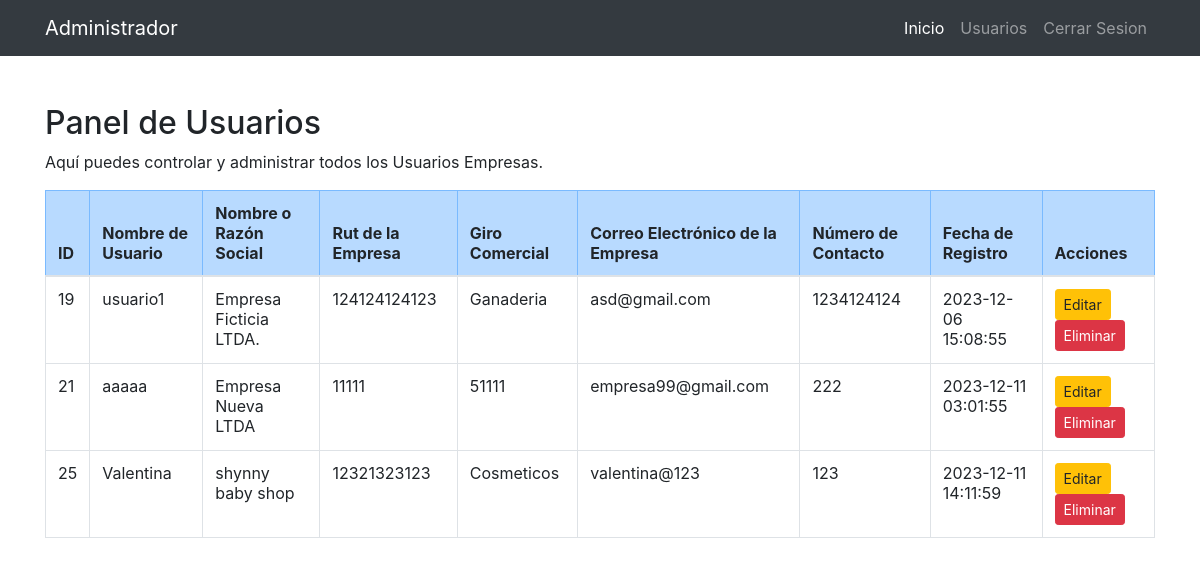
The app's page /secciones/admin/usuarios/usuarios_empresas.php, older data.
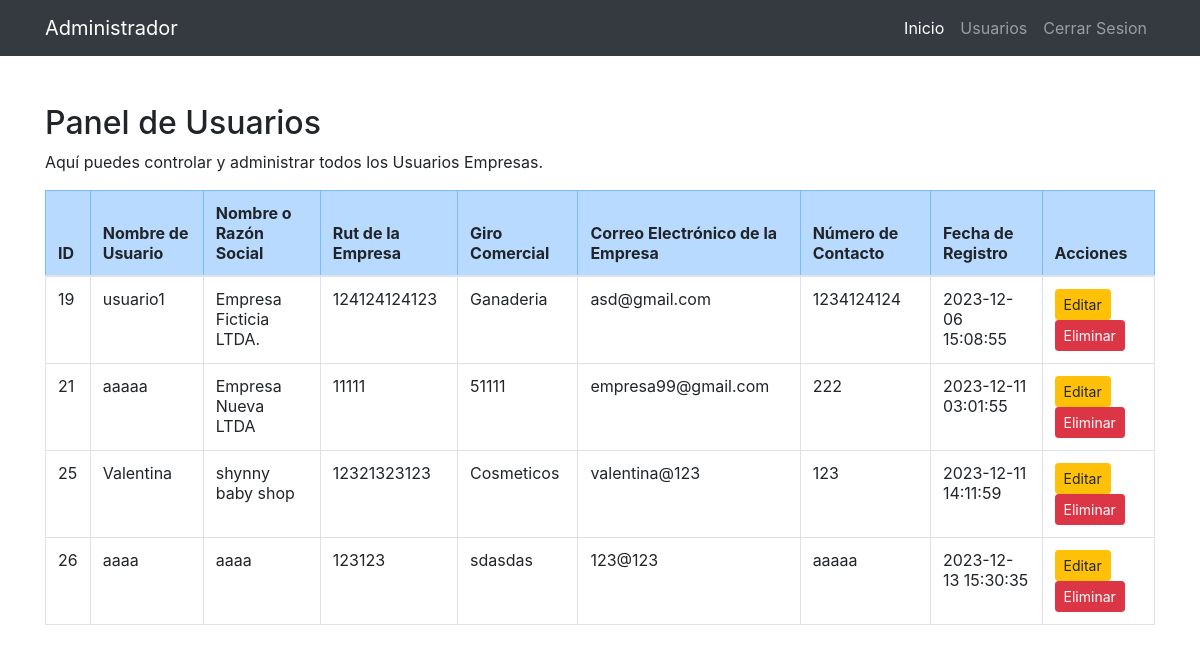
The same page, newer data.
### tables this page shows
CREATE TABLE `empresas` (
  `id` int(11) NOT NULL,
  `nombre_usuario` varchar(50) NOT NULL,
  `password` varchar(255) NOT NULL,
  `nombre_empresa` varchar(100) NOT NULL,
  `rut_empresa` varchar(20) NOT NULL,
  `giro_comercial` varchar(100) NOT NULL,
  `correo_empresa` varchar(100) NOT NULL,
  `numero_contacto` varchar(15) NOT NULL,
  `fecha_registro` timestamp NOT NULL DEFAULT current_timestamp()
);

### secciones/admin/usuarios/usuarios_empresas.php (the view, shortened to what this page needs)
<?php
include("../../../bd.php");
$sentencia = $conexion->prepare("SELECT * FROM empresas");
$sentencia->execute();
$lista_empresas = $sentencia->fetchAll(PDO::FETCH_ASSOC);
?>
<?php include("../templates/header_adm.php"); ?>
<div class="container mt-5">
    <h2>Panel de Usuarios</h2>
    <p>Aquí puedes controlar y administrar todos los Usuarios Empresas.</p>
    <?php if (count($lista_empresas) > 0) : ?>
        <div class="table-responsive">
            <table class="table table-bordered table-hover">
                <thead class="table-primary">
                    <tr>
                        <th scope="col">ID</th>
                        <th scope="col">Nombre de Usuario</th>
                        <th scope="col">Nombre o Razón Social</th>
                        <th scope="col">Rut de la Empresa</th>
                        <th scope="col">Giro Comercial</th>
                        <th scope="col">Correo Electrónico de la Empresa</th>
                        <th scope="col">Número de Contacto</th>
                        <th scope="col">Fecha de Registro</th>
                        <th scope="col">Acciones</th>
                    </tr>
                </thead>
                <tbody>
                    <?php foreach ($lista_empresas as $empresa) : ?>
                        <tr>
                            <td><?php echo $empresa['id']; ?></td>
                            <td><?php echo $empresa['nombre_usuario']; ?></td>
                            <td><?php echo $empresa['nombre_empresa']; ?></td>
                            <td><?php echo $empresa['rut_empresa']; ?></td>
                            <td><?php echo $empresa['giro_comercial']; ?></td>
                            <td><?php echo $empresa['correo_empresa']; ?></td>
                            <td><?php echo $empresa['numero_contacto']; ?></td>
                            <td><?php echo $empresa['fecha_registro']; ?></td>
                            <td>
                                <a href="editar_usuarios_empresa.php?id=<?php echo $empresa['id']; ?>" class="btn btn-warning btn-sm">Editar</a>&nbsp;
                                <button class="btn btn-danger btn-sm" onclick="confirmarEliminacion(<?php echo $empresa['id']; ?>)">Eliminar</button>
                            </td>
                        </tr>
                    <?php endforeach; ?>
                </tbody>
            </table>
        </div>
    <?php else : ?>
        <p>No hay Usuarios Empresas registrados.</p>
    <?php endif; ?>
</div>
<?php include("../templates/footer_adm.php"); ?>

### secciones/admin/templates/header_adm.php (shortened to what this page needs)
<?php
     $url_base3="http://localhost/proyectooc/secciones/admin/";
?>
<!DOCTYPE html>
<html lang="es">
<head>
    <link rel="stylesheet" href="https://maxcdn.bootstrapcdn.com/bootstrap/4.5.2/css/bootstrap.min.css">
</head>
<body>
    <nav class="navbar navbar-expand-lg navbar-dark bg-dark">
        <div class="container">
            <a class="navbar-brand" href="<?php echo $url_base3;?>index_adm.php">Administrador</a>
            <div class="collapse navbar-collapse" id="navbarNav">
                <ul class="navbar-nav ml-auto">
                    <li class="nav-item active">
                        <a class="nav-link" href="<?php echo $url_base3;?>index_adm.php">Inicio</a>
                    </li>
                    <li class="nav-item">
                        <a class="nav-link" href="<?php echo $url_base3;?>usuarios/usuarios_empresas.php">Usuarios</a>
                    </li>
                    <li class="nav-item">
                        <a class="nav-link" href="<?php echo $url_base3;?>cerrar_sesion_adm.php">Cerrar Sesion</a>
                    </li>
                </ul>
            </div>
        </div>
    </nav>

### secciones/admin/templates/footer_adm.php (shortened to what this page needs)
</body>
</html>

Row changes from the older to the newer data that the page shows:
added empresas: id "26", nombre_usuario "aaaa", nombre_empresa "aaaa", rut_empresa "123123", giro_comercial "sdasdas", correo_empresa "123@123", numero_contacto "aaaaa", fecha_registro "2023-12-13 15:30:35"
